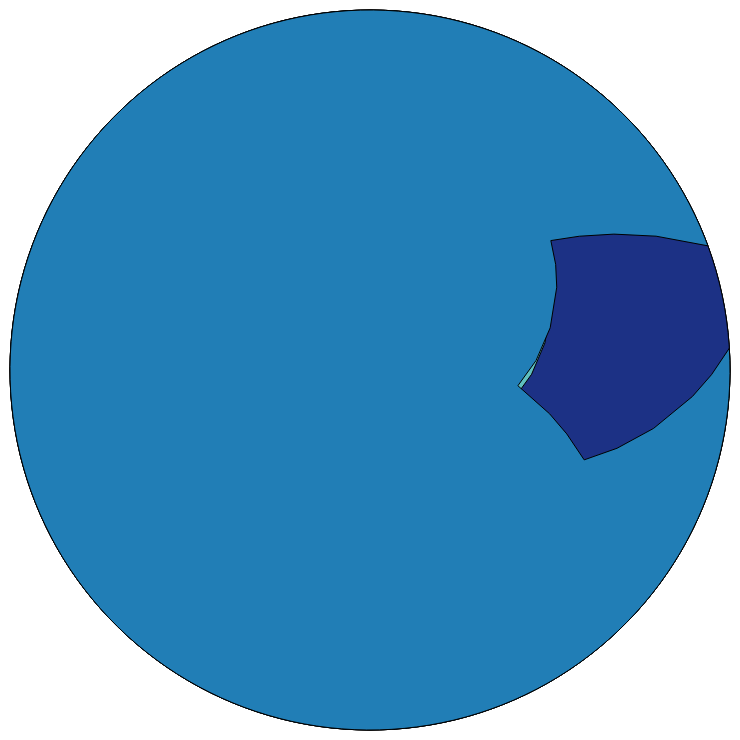

The Vega-Lite source for this figure:
### Vega specification from a JSON file in a GitHub repository (floating-point values rounded to 4 significant figures)
{"$schema": "https://vega.github.io/schema/vega/v6.json", "autosize": "none", "background": "white", "padding": 5, "width": 360, "height": 360, "style": "view", "data": [{"name": "source_0", "values": [{"type": "Feature", "properties": {"name": "w1", "v": 1}, "geometry": {"type": "Polygon", "coordinates": [[[-170, 10], [-60, 15], [-50, 70], [-160, 65], [-170, 10]]]}}, {"type": "Feature", "properties": {"name": "w2", "v": 4}, "geometry": {"type": "Polygon", "coordinates": [[[-10, 35], [40, 35], [40, 70], [-10, 60], [-10, 35]]]}}, {"type": "Feature", "properties": {"name": "w3", "v": 8}, "geometry": {"type": "Polygon", "coordinates": [[[60, -10], [150, -10], [150, 50], [70, 40], [60, -10]]]}}, {"type": "Feature", "properties": {"name": "w4", "v": 6}, "geometry": {"type": "Polygon", "coordinates": [[[110, -40], [155, -40], [155, -12], [110, -12], [110, -40]]]}}], "format": {"type": "json"}}, {"name": "data_0", "source": "source_0", "transform": [{"type": "formula", "expr": "datum[\"properties\"] && datum[\"properties\"][\"v\"]", "as": "properties.v"}, {"type": "filter", "expr": "isValid(datum[\"properties.v\"]) && isFinite(+datum[\"properties.v\"])"}]}], "projections": [{"name": "projection", "size": {"signal": "[width, height]"}, "fit": {"signal": "data('data_0')"}, "type": "stereographic", "rotate": [-20, -60]}], "marks": [{"name": "marks", "type": "shape", "style": ["geoshape"], "from": {"data": "data_0"}, "encode": {"update": {"stroke": {"value": "black"}, "strokeWidth": {"value": 0.5}, "fill": {"scale": "color", "field": "properties\\.v"}, "ariaRoleDescription": {"value": "geoshape"}, "description": {"signal": "\"properties.v: \" + (format(datum[\"properties.v\"], \"\"))"}}}, "transform": [{"type": "geoshape", "projection": "projection"}]}], "scales": [{"name": "color", "type": "linear", "domain": {"data": "data_0", "field": "properties\\.v"}, "range": "heatmap", "interpolate": "hcl", "zero": false}], "legends": [{"fill": "color", "gradientLength": {"signal": "clamp(height, 64, 200)"}, "title": "properties.v"}]}
